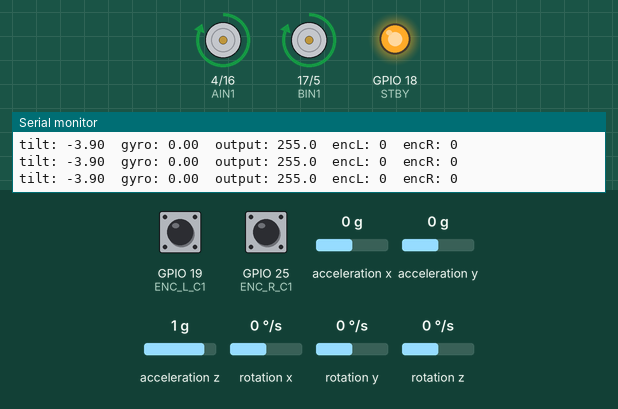
Simulated run of this sketch. Board: ESP32. Parts: motor-driver pin pairs drawn as motors (green arrow = first pin HIGH = forward, orange = second pin HIGH = backward, longer = more drive, stopped while the standby pin is LOW), output pins drawn as LEDs (lit = HIGH), the last lines printed to the serial monitor. Wiring (inferred from the names in the program): MPU-9250 motion sensor at I2C address 0x68. The test bench sets the inputs (shaded band); at power-on: acceleration x 0 g, acceleration z 1 g, GPIO 19 (ENC_L_C1) HIGH, GPIO 25 (ENC_R_C1) HIGH, acceleration y 0 g, rotation x 0 °/s, rotation y 0 °/s, rotation z 0 °/s.

Above: at 8.4 s.
8.5 s: acceleration x set to 1.4 g
At 9.5 s:
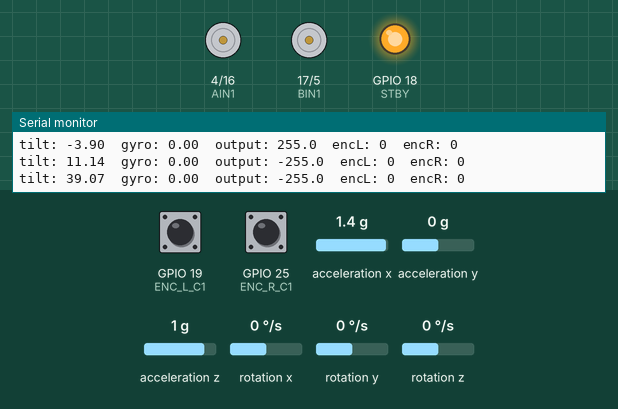
10.1 s: acceleration x set to 1 g
At 11.3 s:
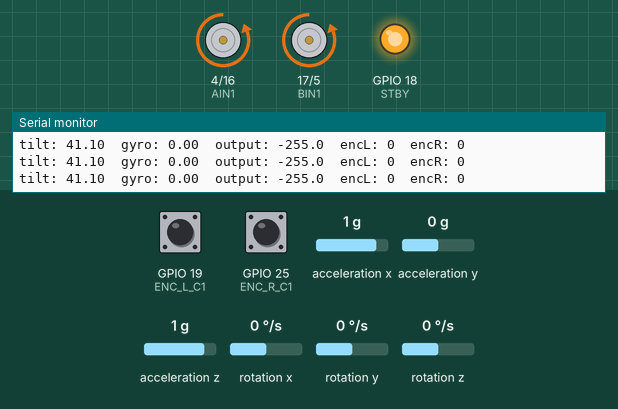
11.6 s: acceleration x set to -1.4 g
At 12.4 s:
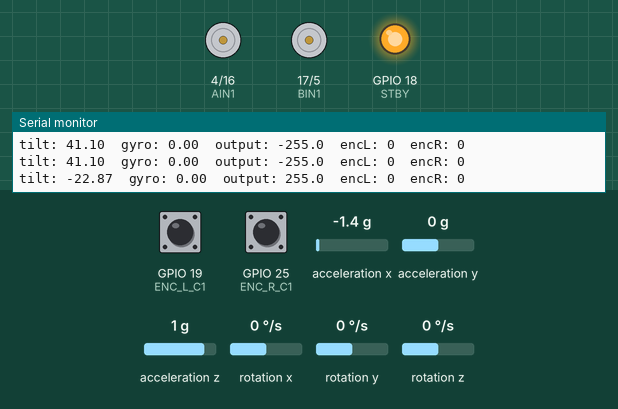
13.1 s: acceleration x set to -1 g
14.6 s: acceleration x set to -0.7 g
At 15.8 s:
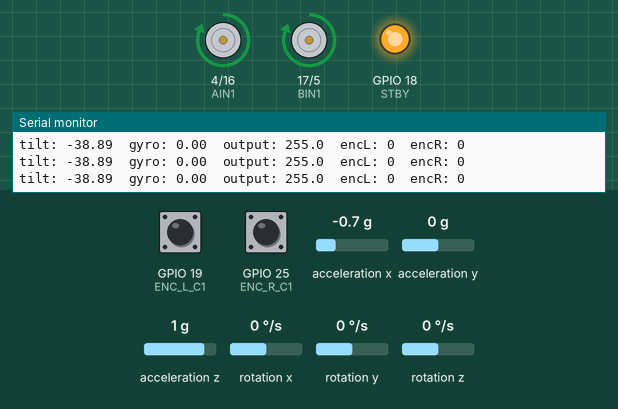
16.1 s: acceleration z set to 0.7 g
At 17.3 s:
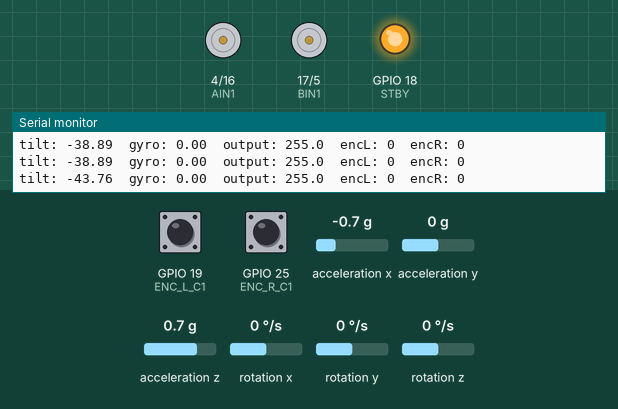
Timing chart, 0 to 18.6 s (numbered marks = the images above; inputs shaded):
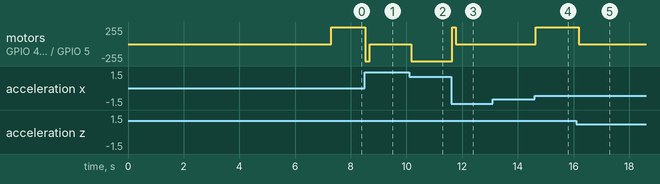

Measured:
- the behaviour switches between 1.2 and 1.1 g on acceleration x (found by bisection; images 1 and 2)
- the behaviour switches between -0.9 and -0.8 g on acceleration x (found by bisection; images 3 and 4)
- the behaviour switches between 0.9 and 0.8 g on acceleration z (found by bisection; images 4 and 5)
- after the input at 8.5 s, motor on GPIO 4 (AIN1) / GPIO 16 (AIN2), motor on GPIO 17 (BIN1) / GPIO 5 (BIN2): forward 255/255 → backward 255/255 at once, → stopped 0.18 s later
- after the input at 10.1 s, motor on GPIO 4 (AIN1) / GPIO 16 (AIN2), motor on GPIO 17 (BIN1) / GPIO 5 (BIN2): stopped → backward 255/255 after 0.07 s
- after the input at 11.6 s, motor on GPIO 4 (AIN1) / GPIO 16 (AIN2), motor on GPIO 17 (BIN1) / GPIO 5 (BIN2): backward 255/255 → forward 255/255 after 0.05 s, → stopped 0.12 s later
- after the input at 13.1 s, every drawn part: stays the same
- after the input at 14.6 s, motor on GPIO 4 (AIN1) / GPIO 16 (AIN2), motor on GPIO 17 (BIN1) / GPIO 5 (BIN2): stopped → forward 255/255 at once
- after the input at 16.1 s, motor on GPIO 4 (AIN1) / GPIO 16 (AIN2), motor on GPIO 17 (BIN1) / GPIO 5 (BIN2): forward 255/255 → stopped after 0.08 s

The sketch:

self_balancing_robot_code.ino
```cpp
#include <Wire.h>

// ============================================================
// PIN MAP
// ============================================================

// MPU-6500 I2C
#define SDA_PIN 21
#define SCL_PIN 22

// DRV8833
#define AIN1 4
#define AIN2 16
#define BIN1 17
#define BIN2 5
#define STBY 18

// Encoders
#define ENC_L_C1 19
#define ENC_L_C2 23
#define ENC_R_C1 25
#define ENC_R_C2 26
// ============================================================
// CALIBRATION SETTINGS
// ============================================================


#define CALIBRATE_ONLY 0

#define HARDCODED_OFFSET 3.9010

// ============================================================
// MPU-6500 REGISTERS
// ============================================================

#define MPU_ADDR 0x68

#define WHO_AM_I     0x75
#define PWR_MGMT_1   0x6B
#define CONFIG        0x1A
#define GYRO_CONFIG   0x1B
#define ACCEL_CONFIG  0x1C
#define ACCEL_XOUT_H  0x3B

const float ACCEL_SCALE = 8192.0;


const float GYRO_SCALE = 65.5;

const float G_TO_MS2 = 9.80665;

// ============================================================
// STATE
// ============================================================

float angle = 0.0;
float angleOffset = 0.0;

float gyroYOffset = 0.0;

unsigned long lastTime = 0;

// ============================================================
// CONTROLLER
// ============================================================


float Kp = 100;
float Ki = 0.0;
float Kd = 0.0;

float setpoint = 0.0;

float integral = 0.0;

const float FALL_LIMIT = 45.0;

// ============================================================
// ENCODERS
// ============================================================

volatile long encLCount = 0;
volatile long encRCount = 0;

void IRAM_ATTR encL_ISR() {
  encLCount += digitalRead(ENC_L_C2) ? 1 : -1;
}

void IRAM_ATTR encR_ISR() {
  encRCount += digitalRead(ENC_R_C2) ? 1 : -1;
}

// ============================================================
// MPU LOW-LEVEL FUNCTIONS
// ============================================================

bool mpuWrite(uint8_t reg, uint8_t value) {

  Wire.beginTransmission(MPU_ADDR);

  Wire.write(reg);
  Wire.write(value);

  return Wire.endTransmission() == 0;
}

bool mpuReadRegister(uint8_t reg, uint8_t &value) {

  Wire.beginTransmission(MPU_ADDR);
  Wire.write(reg);

  if (Wire.endTransmission(false) != 0) {
    return false;
  }

  if (Wire.requestFrom(MPU_ADDR, 1) != 1) {
    return false;
  }

  value = Wire.read();

  return true;
}

// ============================================================
// MPU INITIALIZATION
// ============================================================

bool mpuInit() {

  if (!mpuWrite(PWR_MGMT_1, 0x00)) {
    return false;
  }

  delay(100);

  mpuWrite(CONFIG, 0x04);

  mpuWrite(GYRO_CONFIG, 0x08);

  mpuWrite(ACCEL_CONFIG, 0x08);

  delay(50);

  return true;
}

// ============================================================
// READ MPU DATA
// ============================================================

bool mpuRead(
  float &ax,
  float &ay,
  float &az,
  float &gx,
  float &gy,
  float &gz
) {

  Wire.beginTransmission(MPU_ADDR);

  Wire.write(ACCEL_XOUT_H);

  if (Wire.endTransmission(false) != 0) {
    return false;
  }

  int received = Wire.requestFrom(MPU_ADDR, 14);

  if (received != 14) {
    return false;
  }

  int16_t rawAx =
    ((int16_t)Wire.read() << 8) | Wire.read();

  int16_t rawAy =
    ((int16_t)Wire.read() << 8) | Wire.read();

  int16_t rawAz =
    ((int16_t)Wire.read() << 8) | Wire.read();

  Wire.read();
  Wire.read();

  int16_t rawGx =
    ((int16_t)Wire.read() << 8) | Wire.read();

  int16_t rawGy =
    ((int16_t)Wire.read() << 8) | Wire.read();

  int16_t rawGz =
    ((int16_t)Wire.read() << 8) | Wire.read();

  ax = ((float)rawAx / ACCEL_SCALE) * G_TO_MS2;
  ay = ((float)rawAy / ACCEL_SCALE) * G_TO_MS2;
  az = ((float)rawAz / ACCEL_SCALE) * G_TO_MS2;

  gx = (float)rawGx / GYRO_SCALE;
  gy = (float)rawGy / GYRO_SCALE;
  gz = (float)rawGz / GYRO_SCALE;

  return true;
}

// ============================================================
// ANGLE CALIBRATION
// ============================================================

void calibrateAngle() {

  Serial.println();
  Serial.println("Hold robot PERFECTLY upright and still.");
  Serial.println("Starting angle calibration...");
  delay(2000);

  float sum = 0.0;
  int validSamples = 0;

  float ax, ay, az;
  float gx, gy, gz;

  for (int i = 0; i < 500; i++) {

    if (mpuRead(ax, ay, az, gx, gy, gz)) {

      float accAngle =
        atan2(ax, az) * 180.0 / PI;

      sum += accAngle;

      validSamples++;
    }

    delay(3);
  }

  if (validSamples > 0) {

    angleOffset =
      sum / validSamples;

    angle = angleOffset;

  } else {

    Serial.println("ERROR: no valid MPU samples.");
  }
}

// ============================================================
// GYRO CALIBRATION
// ============================================================

void calibrateGyro() {

  Serial.println();
  Serial.println("Calibrating gyro...");
  Serial.println("DO NOT MOVE THE ROBOT.");

  delay(1000);

  float sumY = 0.0;

  int validSamples = 0;

  float ax, ay, az;
  float gx, gy, gz;

  for (int i = 0; i < 1000; i++) {

    if (mpuRead(ax, ay, az, gx, gy, gz)) {

      sumY += gy;

      validSamples++;
    }

    delay(2);
  }

  if (validSamples > 0) {

    gyroYOffset =
      sumY / validSamples;

    Serial.print("Gyro Y offset = ");
    Serial.println(gyroYOffset, 5);

  } else {

    Serial.println("ERROR: gyro calibration failed.");
  }
}

// ============================================================
// MOTOR CONTROL
// ============================================================

void driveMotors(float speed) {

  bool forward = speed >= 0;

  int pwm =
    constrain((int)fabs(speed), 0, 255);

  // LEFT MOTOR

  analogWrite(
    AIN1,
    forward ? pwm : 0
  );

  analogWrite(
    AIN2,
    forward ? 0 : pwm
  );

  // RIGHT MOTOR

  analogWrite(
    BIN1,
    forward ? pwm : 0
  );

  analogWrite(
    BIN2,
    forward ? 0 : pwm
  );
}

void stopMotors() {

  analogWrite(AIN1, 0);
  analogWrite(AIN2, 0);

  analogWrite(BIN1, 0);
  analogWrite(BIN2, 0);
}

// ============================================================
// SETUP
// ============================================================

void setup() {

  Serial.begin(115200);

  delay(2000);

  Serial.println();
  Serial.println("====================================");
  Serial.println(" SELF BALANCING ROBOT STARTING");
  Serial.println("====================================");

  // ----------------------------------------------------------
  // Motors
  // ----------------------------------------------------------

  pinMode(AIN1, OUTPUT);
  pinMode(AIN2, OUTPUT);

  pinMode(BIN1, OUTPUT);
  pinMode(BIN2, OUTPUT);

  pinMode(STBY, OUTPUT);

  stopMotors();

  digitalWrite(STBY, HIGH);

  // ----------------------------------------------------------
  // Encoders
  // ----------------------------------------------------------

  pinMode(ENC_L_C1, INPUT_PULLUP);
  pinMode(ENC_L_C2, INPUT_PULLUP);

  pinMode(ENC_R_C1, INPUT_PULLUP);
  pinMode(ENC_R_C2, INPUT_PULLUP);

  attachInterrupt(
    digitalPinToInterrupt(ENC_L_C1),
    encL_ISR,
    RISING
  );

  attachInterrupt(
    digitalPinToInterrupt(ENC_R_C1),
    encR_ISR,
    RISING
  );

  // ----------------------------------------------------------
  // I2C
  // ----------------------------------------------------------

  Wire.begin(
    SDA_PIN,
    SCL_PIN
  );

  Wire.setClock(400000);

  Serial.println("I2C started.");

  // ----------------------------------------------------------
  // Find MPU
  // ----------------------------------------------------------

  Wire.beginTransmission(MPU_ADDR);

  if (Wire.endTransmission() != 0) {

    Serial.println();
    Serial.println("ERROR: MPU not found at 0x68.");
    Serial.println("Check SDA, SCL, VCC and GND.");

    stopMotors();

    while (true) {

      Serial.println("MPU NOT FOUND");
      delay(1000);
    }
  }

  Serial.println("MPU detected.");

  // ----------------------------------------------------------
  // Check WHO_AM_I
  // ----------------------------------------------------------

  uint8_t whoAmI = 0;

  if (mpuReadRegister(WHO_AM_I, whoAmI)) {

    Serial.print("WHO_AM_I = 0x");

    if (whoAmI < 0x10) {
      Serial.print("0");
    }

    Serial.println(whoAmI, HEX);

  } else {

    Serial.println("Unable to read WHO_AM_I.");
  }

  // ----------------------------------------------------------
  // Configure MPU
  // ----------------------------------------------------------

  if (!mpuInit()) {

    Serial.println("MPU initialization failed.");

    stopMotors();

    while (true) {
      delay(1000);
    }
  }

  Serial.println("MPU initialized.");

  // ----------------------------------------------------------
  // Calibration
  // ----------------------------------------------------------

#if CALIBRATE_ONLY

  calibrateAngle();

  Serial.println();
  Serial.println("============================");

  Serial.print("angleOffset = ");
  Serial.println(angleOffset, 4);

  Serial.println("============================");

  Serial.println();
  Serial.println("Copy this number into:");
  Serial.println("HARDCODED_OFFSET");

  Serial.println();
  Serial.println("Then set:");
  Serial.println("CALIBRATE_ONLY 0");

  stopMotors();

  while (true) {
    delay(1000);
  }

#else

  angleOffset =
    HARDCODED_OFFSET;

  angle =
    angleOffset;

  Serial.print("Using hardcoded angle offset: ");
  Serial.println(angleOffset, 4);

#endif

  calibrateGyro();

  Serial.println();
  Serial.println("Controller starting.");

  delay(500);

  lastTime = micros();
}

// ============================================================
// LOOP
// ============================================================

void loop() {

  float ax, ay, az;
  float gx, gy, gz;

  // ----------------------------------------------------------
  // Read sensor
  // ----------------------------------------------------------

  if (!mpuRead(
        ax, ay, az,
        gx, gy, gz
      )) {

    stopMotors();

    Serial.println("MPU READ FAILED");

    delay(10);

    return;
  }

  // ----------------------------------------------------------
  // Calculate dt
  // ----------------------------------------------------------

  unsigned long now =
    micros();

  float dt =
    (now - lastTime)
    / 1000000.0;

  lastTime = now;

  if (dt <= 0.0 || dt > 0.05) {

    stopMotors();

    return;
  }

  // ----------------------------------------------------------
  // Accelerometer angle
  // ----------------------------------------------------------

  float accAngle =
    atan2(ax, az)
    * 180.0
    / PI;

  // ----------------------------------------------------------
  // Gyro rate
  // ----------------------------------------------------------

  float gyroRate =
    gy - gyroYOffset;


  // ----------------------------------------------------------
  // Complementary filter
  // ----------------------------------------------------------

  angle =
      0.98
      * (angle + gyroRate * dt)

    + 0.02
      * accAngle;

  float tilt =
    angle - angleOffset;

  // ----------------------------------------------------------
  // Fall safety
  // ----------------------------------------------------------

  if (fabs(tilt) > FALL_LIMIT) {

    stopMotors();

    integral = 0.0;

    return;
  }

  // ----------------------------------------------------------
  // Controller
  // ----------------------------------------------------------

  float error =
    setpoint - tilt;

  integral +=
    error * dt;

  integral =
    constrain(
      integral,
      -50.0,
      50.0
    );


  float output =
      Kp * error
    + Ki * integral
    + Kd * gyroRate;

  output =
    constrain(
      output,
      -255.0,
      255.0
    );

  // ----------------------------------------------------------
  // Motor output
  // ----------------------------------------------------------

  driveMotors(output);

  // ----------------------------------------------------------
  // Optional debug output
  // ----------------------------------------------------------

  static unsigned long lastPrint = 0;

  if (millis() - lastPrint >= 100) {

    lastPrint = millis();

    Serial.print("tilt: ");
    Serial.print(tilt, 2);

    Serial.print("  gyro: ");
    Serial.print(gyroRate, 2);

    Serial.print("  output: ");
    Serial.print(output, 1);

    Serial.print("  encL: ");
    Serial.print(encLCount);

    Serial.print("  encR: ");
    Serial.println(encRCount);
  }
}
```
